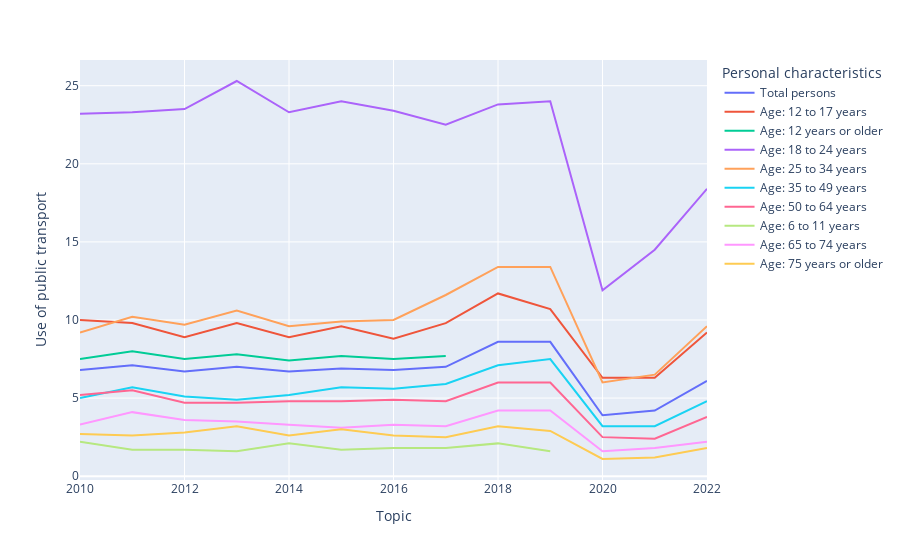

Notebook cell for this chart:
### Code cell
px.line(data_frame=df_age2, x="Topic", y="Use of public transport", color='Personal characteristics')

### Figure 1 — Plotly figure (JSON) as saved in the notebook; plotly's stock layout.template omitted (floating-point values rounded to 4 significant figures)
{"data": [{"hovertemplate": "Personal characteristics=Total persons<br>Topic=%{x}<br>Use of public transport=%{y}<extra></extra>", "legendgroup": "Total persons", "line": {"color": "#636efa", "dash": "solid"}, "marker": {"symbol": "circle"}, "mode": "lines", "name": "Total persons", "orientation": "v", "showlegend": true, "type": "scatter", "x": [2010, 2011, 2012, 2013, 2014, 2015, 2016, 2017, 2018, 2019, 2020, 2021, 2022], "xaxis": "x", "y": [6.8, 7.1, 6.7, 7, 6.7, 6.9, 6.8, 7, 8.6, 8.6, 3.9, 4.2, 6.1], "yaxis": "y"}, {"hovertemplate": "Personal characteristics=Age: 12 to 17 years<br>Topic=%{x}<br>Use of public transport=%{y}<extra></extra>", "legendgroup": "Age: 12 to 17 years", "line": {"color": "#EF553B", "dash": "solid"}, "marker": {"symbol": "circle"}, "mode": "lines", "name": "Age: 12 to 17 years", "orientation": "v", "showlegend": true, "type": "scatter", "x": [2010, 2011, 2012, 2013, 2014, 2015, 2016, 2017, 2018, 2019, 2020, 2021, 2022], "xaxis": "x", "y": [10, 9.8, 8.9, 9.8, 8.9, 9.6, 8.8, 9.8, 11.7, 10.7, 6.3, 6.3, 9.2], "yaxis": "y"}, {"hovertemplate": "Personal characteristics=Age: 12 years or older<br>Topic=%{x}<br>Use of public transport=%{y}<extra></extra>", "legendgroup": "Age: 12 years or older", "line": {"color": "#00cc96", "dash": "solid"}, "marker": {"symbol": "circle"}, "mode": "lines", "name": "Age: 12 years or older", "orientation": "v", "showlegend": true, "type": "scatter", "x": [2010, 2011, 2012, 2013, 2014, 2015, 2016, 2017], "xaxis": "x", "y": [7.5, 8, 7.5, 7.8, 7.4, 7.7, 7.5, 7.7], "yaxis": "y"}, {"hovertemplate": "Personal characteristics=Age: 18 to 24 years<br>Topic=%{x}<br>Use of public transport=%{y}<extra></extra>", "legendgroup": "Age: 18 to 24 years", "line": {"color": "#ab63fa", "dash": "solid"}, "marker": {"symbol": "circle"}, "mode": "lines", "name": "Age: 18 to 24 years", "orientation": "v", "showlegend": true, "type": "scatter", "x": [2010, 2011, 2012, 2013, 2014, 2015, 2016, 2017, 2018, 2019, 2020, 2021, 2022], "xaxis": "x", "y": [23.2, 23.3, 23.5, 25.3, 23.3, 24, 23.4, 22.5, 23.8, 24, 11.9, 14.5, 18.4], "yaxis": "y"}, {"hovertemplate": "Personal characteristics=Age: 25 to 34 years<br>Topic=%{x}<br>Use of public transport=%{y}<extra></extra>", "legendgroup": "Age: 25 to 34 years", "line": {"color": "#FFA15A", "dash": "solid"}, "marker": {"symbol": "circle"}, "mode": "lines", "name": "Age: 25 to 34 years", "orientation": "v", "showlegend": true, "type": "scatter", "x": [2010, 2011, 2012, 2013, 2014, 2015, 2016, 2017, 2018, 2019, 2020, 2021, 2022], "xaxis": "x", "y": [9.2, 10.2, 9.7, 10.6, 9.6, 9.9, 10, 11.6, 13.4, 13.4, 6, 6.5, 9.6], "yaxis": "y"}, {"hovertemplate": "Personal characteristics=Age: 35 to 49 years<br>Topic=%{x}<br>Use of public transport=%{y}<extra></extra>", "legendgroup": "Age: 35 to 49 years", "line": {"color": "#19d3f3", "dash": "solid"}, "marker": {"symbol": "circle"}, "mode": "lines", "name": "Age: 35 to 49 years", "orientation": "v", "showlegend": true, "type": "scatter", "x": [2010, 2011, 2012, 2013, 2014, 2015, 2016, 2017, 2018, 2019, 2020, 2021, 2022], "xaxis": "x", "y": [5, 5.7, 5.1, 4.9, 5.2, 5.7, 5.6, 5.9, 7.1, 7.5, 3.2, 3.2, 4.8], "yaxis": "y"}, {"hovertemplate": "Personal characteristics=Age: 50 to 64 years<br>Topic=%{x}<br>Use of public transport=%{y}<extra></extra>", "legendgroup": "Age: 50 to 64 years", "line": {"color": "#FF6692", "dash": "solid"}, "marker": {"symbol": "circle"}, "mode": "lines", "name": "Age: 50 to 64 years", "orientation": "v", "showlegend": true, "type": "scatter", "x": [2010, 2011, 2012, 2013, 2014, 2015, 2016, 2017, 2018, 2019, 2020, 2021, 2022], "xaxis": "x", "y": [5.2, 5.5, 4.7, 4.7, 4.8, 4.8, 4.9, 4.8, 6, 6, 2.5, 2.4, 3.8], "yaxis": "y"}, {"hovertemplate": "Personal characteristics=Age: 6 to 11 years<br>Topic=%{x}<br>Use of public transport=%{y}<extra></extra>", "legendgroup": "Age: 6 to 11 years", "line": {"color": "#B6E880", "dash": "solid"}, "marker": {"symbol": "circle"}, "mode": "lines", "name": "Age: 6 to 11 years", "orientation": "v", "showlegend": true, "type": "scatter", "x": [2010, 2011, 2012, 2013, 2014, 2015, 2016, 2017, 2018, 2019, 2020, 2021, 2022], "xaxis": "x", "y": [2.2, 1.7, 1.7, 1.6, 2.1, 1.7, 1.8, 1.8, 2.1, 1.6, null, null, 1.6], "yaxis": "y"}, {"hovertemplate": "Personal characteristics=Age: 65 to 74 years<br>Topic=%{x}<br>Use of public transport=%{y}<extra></extra>", "legendgroup": "Age: 65 to 74 years", "line": {"color": "#FF97FF", "dash": "solid"}, "marker": {"symbol": "circle"}, "mode": "lines", "name": "Age: 65 to 74 years", "orientation": "v", "showlegend": true, "type": "scatter", "x": [2010, 2011, 2012, 2013, 2014, 2015, 2016, 2017, 2018, 2019, 2020, 2021, 2022], "xaxis": "x", "y": [3.3, 4.1, 3.6, 3.5, 3.3, 3.1, 3.3, 3.2, 4.2, 4.2, 1.6, 1.8, 2.2], "yaxis": "y"}, {"hovertemplate": "Personal characteristics=Age: 75 years or older<br>Topic=%{x}<br>Use of public transport=%{y}<extra></extra>", "legendgroup": "Age: 75 years or older", "line": {"color": "#FECB52", "dash": "solid"}, "marker": {"symbol": "circle"}, "mode": "lines", "name": "Age: 75 years or older", "orientation": "v", "showlegend": true, "type": "scatter", "x": [2010, 2011, 2012, 2013, 2014, 2015, 2016, 2017, 2018, 2019, 2020, 2021, 2022], "xaxis": "x", "y": [2.7, 2.6, 2.8, 3.2, 2.6, 3, 2.6, 2.5, 3.2, 2.9, 1.1, 1.2, 1.8], "yaxis": "y"}], "layout": {"legend": {"title": {"text": "Personal characteristics"}, "tracegroupgap": 0}, "margin": {"t": 60}, "xaxis": {"anchor": "y", "domain": [0, 1], "title": {"text": "Topic"}}, "yaxis": {"anchor": "x", "domain": [0, 1], "title": {"text": "Use of public transport"}}}}
